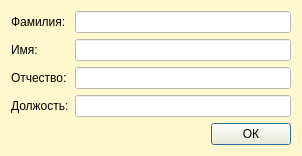
<?xml version="1.0" encoding="UTF-8"?>
<ui version="4.0">
 <class>CUserWindow</class>
 <widget class="QDialog" name="CUserWindow">
  <property name="geometry">
   <rect>
    <x>0</x>
    <y>0</y>
    <width>302</width>
    <height>151</height>
   </rect>
  </property>
  <property name="sizePolicy">
   <sizepolicy hsizetype="Fixed" vsizetype="Fixed">
    <horstretch>0</horstretch>
    <verstretch>0</verstretch>
   </sizepolicy>
  </property>
  <property name="windowTitle">
   <string>Информация о пользователе</string>
  </property>
  <property name="styleSheet">
   <string notr="true">background-color: rgb(255, 247, 206);</string>
  </property>
  <layout class="QGridLayout" name="gridLayout_3">
   <item row="0" column="0">
    <layout class="QGridLayout" name="gridLayout_2">
     <item row="0" column="0">
      <layout class="QGridLayout" name="gridLayout">
       <item row="0" column="0">
        <widget class="QLabel" name="label">
         <property name="text">
          <string>Фамилия:</string>
         </property>
        </widget>
       </item>
       <item row="0" column="1">
        <widget class="QLineEdit" name="surname">
         <property name="styleSheet">
          <string notr="true">background-color: rgb(255, 255, 255);</string>
         </property>
         <property name="readOnly">
          <bool>true</bool>
         </property>
        </widget>
       </item>
       <item row="1" column="0">
        <widget class="QLabel" name="label_2">
         <property name="text">
          <string>Имя:</string>
         </property>
        </widget>
       </item>
       <item row="1" column="1">
        <widget class="QLineEdit" name="name">
         <property name="styleSheet">
          <string notr="true">background-color: rgb(255, 255, 255);</string>
         </property>
         <property name="readOnly">
          <bool>true</bool>
         </property>
        </widget>
       </item>
       <item row="3" column="1">
        <widget class="QLineEdit" name="position">
         <property name="styleSheet">
          <string notr="true">background-color: rgb(255, 255, 255);</string>
         </property>
         <property name="readOnly">
          <bool>true</bool>
         </property>
        </widget>
       </item>
       <item row="3" column="0">
        <widget class="QLabel" name="label_4">
         <property name="text">
          <string>Должость:</string>
         </property>
        </widget>
       </item>
       <item row="2" column="1">
        <widget class="QLineEdit" name="patronymic">
         <property name="styleSheet">
          <string notr="true">background-color: rgb(255, 255, 255);</string>
         </property>
         <property name="readOnly">
          <bool>true</bool>
         </property>
        </widget>
       </item>
       <item row="2" column="0">
        <widget class="QLabel" name="label_3">
         <property name="text">
          <string>Отчество:</string>
         </property>
        </widget>
       </item>
      </layout>
     </item>
     <item row="1" column="0">
      <layout class="QHBoxLayout" name="horizontalLayout">
       <item>
        <spacer name="horizontalSpacer">
         <property name="orientation">
          <enum>Qt::Horizontal</enum>
         </property>
         <property name="sizeHint" stdset="0">
          <size>
           <width>40</width>
           <height>20</height>
          </size>
         </property>
        </spacer>
       </item>
       <item>
        <widget class="QPushButton" name="ok">
         <property name="text">
          <string>ОК</string>
         </property>
        </widget>
       </item>
      </layout>
     </item>
    </layout>
   </item>
  </layout>
 </widget>
 <resources/>
 <connections/>
</ui>
